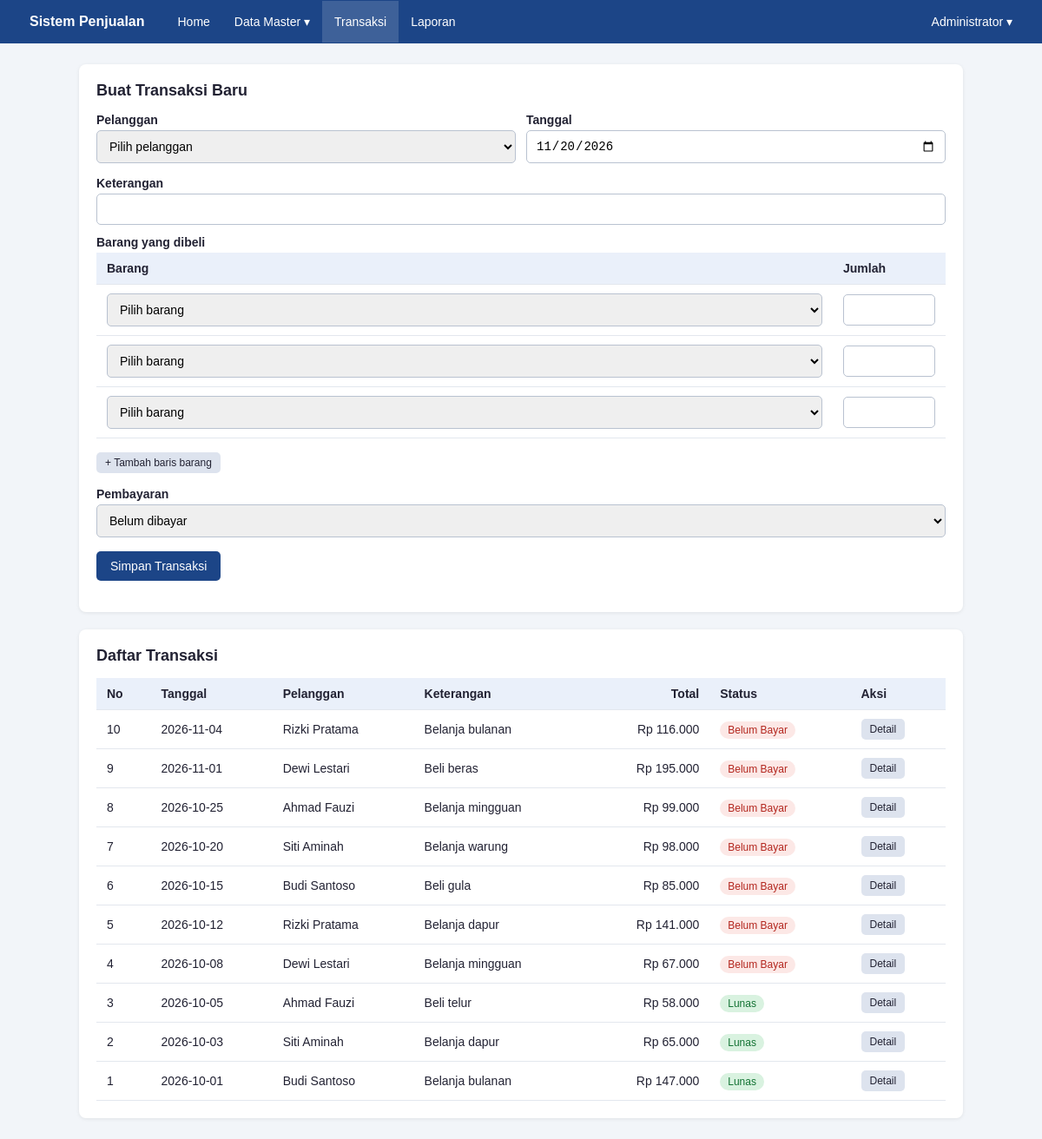
The page /transaksi.php (signed in) on the database its author committed.
### tables this page shows
CREATE TABLE transaksi (
  id INT AUTO_INCREMENT PRIMARY KEY,
  waktu_transaksi DATE,
  keterangan TEXT,
  total INT DEFAULT 0,
  pelanggan_id VARCHAR(20),
  FOREIGN KEY (pelanggan_id) REFERENCES pelanggan(id)
    ON DELETE RESTRICT ON UPDATE CASCADE
);

CREATE TABLE pelanggan (
  id VARCHAR(20) PRIMARY KEY,
  nama VARCHAR(100) NOT NULL,
  jenis_kelamin ENUM('L','P'),
  telp VARCHAR(15),
  alamat TEXT
);

### fungsi.php (called while the page is built, shortened)
<?php
function e($teks)
{
    return htmlspecialchars((string)$teks, ENT_QUOTES, 'UTF-8');
}
function rupiah($angka)
{
    return 'Rp ' . number_format((int)$angka, 0, ',', '.');
}
function status_bayar($total, $dibayar)
{
    if ((int)$total > 0 && (int)$dibayar >= (int)$total) {
        return 'Lunas';
    }
    return ((int)$dibayar > 0) ? 'Sebagian' : 'Belum Bayar';
}
function ambil_transaksi($koneksi)
{
    $sql = 'SELECT t.id, t.waktu_transaksi, t.keterangan, t.total, t.pelanggan_id,
                   p.nama AS nama_pelanggan,
                   COALESCE(b.dibayar, 0) AS dibayar
            FROM transaksi t
            LEFT JOIN pelanggan p ON p.id = t.pelanggan_id
            LEFT JOIN (SELECT transaksi_id, SUM(total) AS dibayar
                       FROM pembayaran GROUP BY transaksi_id) b ON b.transaksi_id = t.id
            ORDER BY t.waktu_transaksi DESC, t.id DESC';
    return $koneksi->query($sql)->fetch_all(MYSQLI_ASSOC);
}

### transaksi.php (the view, shortened to what this page needs)
<?php
require_once __DIR__ . '/midlewire.php';
$id            = (int)($_GET['id'] ?? ($_POST['id'] ?? 0));
$mode_detail   = $id > 0;
$daftar_metode = ['TUNAI', 'TRANSFER', 'EDC'];
if ($mode_detail) {
    $st = $koneksi->prepare(
        'SELECT t.id, t.waktu_transaksi, t.keterangan, t.total, t.pelanggan_id, p.nama AS nama_pelanggan
         FROM transaksi t
         LEFT JOIN pelanggan p ON p.id = t.pelanggan_id
         WHERE t.id = ?'
    );
    $st->bind_param('i', $id);
    $st->execute();
    $trx = $st->get_result()->fetch_assoc();
    if (!$trx) {
        set_flash('error', 'Transaksi tidak ditemukan.');
        redirect('transaksi.php');
    }
    $error = '';
    if ($_SERVER['REQUEST_METHOD'] === 'POST') {
        cek_csrf();
        $metode    = $_POST['metode'] ?? '';
        $jumlah_tx = trim($_POST['jumlah'] ?? '');
        if (!in_array($metode, $daftar_metode, true)) {
            $error = 'Pilih metode pembayaran.';
        } elseif (!ctype_digit($jumlah_tx) || (int)$jumlah_tx < 1 || strlen($jumlah_tx) > 9) {
            $error = 'Jumlah bayar harus angka bulat lebih dari 0.';
        } else {
            $jumlah = (int)$jumlah_tx;
            $koneksi->begin_transaction();
            try {
                $k = $koneksi->prepare('SELECT total FROM transaksi WHERE id = ? FOR UPDATE');
                $k->bind_param('i', $id);
                $k->execute();
                $total = (int)$k->get_result()->fetch_assoc()['total'];
                $s = $koneksi->prepare('SELECT COALESCE(SUM(total), 0) AS n FROM pembayaran WHERE transaksi_id = ?');
                $s->bind_param('i', $id);
                $s->execute();
                $sisa = $total - (int)$s->get_result()->fetch_assoc()['n'];
                if ($jumlah > $sisa) {
                    $koneksi->rollback();
                    $error = 'Jumlah bayar melebihi sisa tagihan (' . rupiah($sisa) . ').';
                } else {
                    $p = $koneksi->prepare('INSERT INTO pembayaran (waktu_bayar, total, metode, transaksi_id) VALUES (NOW(), ?, ?, ?)');
                    $p->bind_param('isi', $jumlah, $metode, $id);
                    $p->execute();
                    $koneksi->commit();
                    set_flash('sukses', 'Pembayaran ' . rupiah($jumlah) . ' berhasil dicatat.');
                    redirect('transaksi.php?id=' . $id);
                }
            } catch (mysqli_sql_exception $ex) {
                $koneksi->rollback();
                $error = 'Pembayaran gagal disimpan, silakan coba lagi.';
            }
        }
    }
    $st = $koneksi->prepare(
        'SELECT b.kode_barang, b.nama_barang, d.harga, d.qty
         FROM transaksi_detail d
         JOIN barang b ON b.id = d.barang_id
         WHERE d.transaksi_id = ?
         ORDER BY b.nama_barang'
    );
    $st->bind_param('i', $id);
    $st->execute();
    $detail = $st->get_result()->fetch_all(MYSQLI_ASSOC);
    $st = $koneksi->prepare('SELECT waktu_bayar, total, metode FROM pembayaran WHERE transaksi_id = ? ORDER BY waktu_bayar, id');
    $st->bind_param('i', $id);
    $st->execute();
    $bayar = $st->get_result()->fetch_all(MYSQLI_ASSOC);
    $dibayar = array_sum(array_column($bayar, 'total'));
    $sisa    = (int)$trx['total'] - (int)$dibayar;
    $sb      = status_bayar($trx['total'], $dibayar);
    $judul = 'Detail Transaksi #' . $trx['id'];
} else {
    $baris_awal = 3;
    $error = [];
    $lama = ['pelanggan_id' => '', 'tanggal' => date('Y-m-d'), 'keterangan' => '', 'metode' => '', 'item' => []];
    while (count($lama['item']) < $baris_awal) {
        $lama['item'][] = ['barang_id' => 0, 'qty' => ''];
    }
    $daftar = ambil_transaksi($koneksi);
}
require 'header.php';
if ($mode_detail):
?>
<div class="kartu">
    <div class="atas-tabel">
        <h1>Transaksi #<?= (int)$trx['id'] ?></h1>
        <a href="transaksi.php" class="btn">Kembali</a>
    </div>
    <p>
        Tanggal: <strong><?= e($trx['waktu_transaksi']) ?></strong><br>
        Pelanggan: <strong><?= e($trx['pelanggan_id']) ?> - <?= e($trx['nama_pelanggan']) ?></strong><br>
        Keterangan: <?= e($trx['keterangan']) ?><br>
        Status: <span class="badge badge-<?= e(str_replace(' ', '', $sb)) ?>"><?= e($sb) ?></span>
    </p>
    <div class="bungkus-tabel">
    <table>
        <tr><th>Kode</th><th>Nama Barang</th><th class="teks-kanan">Harga</th><th class="teks-kanan">Qty</th><th class="teks-kanan">Subtotal</th></tr>
        <?php foreach ($detail as $r): ?>
        <tr>
            <td><?= e($r['kode_barang']) ?></td>
            <td><?= e($r['nama_barang']) ?></td>
            <td class="teks-kanan"><?= e(rupiah($r['harga'])) ?></td>
            <td class="teks-kanan"><?= (int)$r['qty'] ?></td>
            <td class="teks-kanan"><?= e(rupiah($r['harga'] * $r['qty'])) ?></td>
        </tr>
        <?php endforeach; ?>
        <tr><th colspan="4" class="teks-kanan">Total</th><th class="teks-kanan"><?= e(rupiah($trx['total'])) ?></th></tr>
    </table>
    </div>
</div>
<div class="kartu">
    <h2>Pembayaran</h2>
    <div class="bungkus-tabel">
    <table>
        <tr><th>Waktu Bayar</th><th>Metode</th><th class="teks-kanan">Jumlah</th></tr>
        <?php if (!$bayar): ?>
            <tr><td colspan="3" class="kosong">Belum ada pembayaran.</td></tr>
        <?php endif; ?>
        <?php foreach ($bayar as $r): ?>
        <tr>
            <td><?= e($r['waktu_bayar']) ?></td>
            <td><?= e($r['metode']) ?></td>
            <td class="teks-kanan"><?= e(rupiah($r['total'])) ?></td>
        </tr>
        <?php endforeach; ?>
        <tr><th colspan="2" class="teks-kanan">Sudah dibayar</th><th class="teks-kanan"><?= e(rupiah($dibayar)) ?></th></tr>
        <tr><th colspan="2" class="teks-kanan">Sisa tagihan</th><th class="teks-kanan"><?= e(rupiah($sisa)) ?></th></tr>
    </table>
    </div>
    <?php if ($sisa > 0): ?>
    <h2 style="margin-top:20px">Tambah Pembayaran</h2>
    <?php if ($error !== ''): ?>
        <div class="alert alert-error"><?= e($error) ?></div>
    <?php endif; ?>
    <form action="" method="post" style="max-width:420px">
        <?= csrf_input() ?>
        <input type="hidden" name="id" value="<?= (int)$trx['id'] ?>">
        <label for="metode">Metode</label>
        <select id="metode" name="metode">
            <?php foreach ($daftar_metode as $m): ?>
                <option value="<?= e($m) ?>"><?= e($m) ?></option>
            <?php endforeach; ?>
        </select>
        <label for="jumlah">Jumlah Bayar (Rp)</label>
        <input type="number" id="jumlah" name="jumlah" min="1" max="<?= (int)$sisa ?>" step="1" value="<?= (int)$sisa ?>">
        <p><button type="submit" class="btn btn-hijau">Simpan Pembayaran</button></p>
    </form>
    <?php endif; ?>
</div>
<?php else: ?>
<div class="kartu">
    <h2>Buat Transaksi Baru</h2>
    <form action="" method="post">
        <div class="baris-filter">
            <div>
                <label for="pelanggan_id">Pelanggan</label>
                <select id="pelanggan_id" name="pelanggan_id">
                    <option value="">Pilih pelanggan</option>
                </select>
            </div>
            <div>
                <label for="tanggal">Tanggal</label>
                <input type="date" id="tanggal" name="tanggal" value="<?= e($lama['tanggal']) ?>">
            </div>
        </div>
        <label for="keterangan">Keterangan</label>
        <input type="text" id="keterangan" name="keterangan" maxlength="500" value="<?= e($lama['keterangan']) ?>">
        <label>Barang yang dibeli</label>
        <div class="bungkus-tabel">
        <table id="tabel-item">
            <tr><th>Barang</th><th style="width:130px">Jumlah</th></tr>
            <?php foreach ($lama['item'] as $it): ?>
            <tr>
                <td>
                    <select name="barang_id[]">
                        <option value="0">Pilih barang</option>
                    </select>
                </td>
                <td><input type="number" name="qty[]" min="1" step="1" value="<?= e($it['qty']) ?>"></td>
            </tr>
            <?php endforeach; ?>
        </table>
        </div>
        <p><button type="button" class="btn btn-kecil" id="tambah-baris">+ Tambah baris barang</button></p>
        <label for="metode">Pembayaran</label>
        <select id="metode" name="metode">
            <option value="">Belum dibayar</option>
        </select>
        <p><button type="submit" class="btn btn-utama">Simpan Transaksi</button></p>
    </form>
</div>
<div class="kartu">
    <h2>Daftar Transaksi</h2>
    <div class="bungkus-tabel">
    <table>
        <tr><th>No</th><th>Tanggal</th><th>Pelanggan</th><th>Keterangan</th><th class="teks-kanan">Total</th><th>Status</th><th>Aksi</th></tr>
        <?php foreach ($daftar as $r): $sb = status_bayar($r['total'], $r['dibayar']); ?>
        <tr>
            <td><?= (int)$r['id'] ?></td>
            <td><?= e($r['waktu_transaksi']) ?></td>
            <td><?= e($r['nama_pelanggan']) ?></td>
            <td><?= e($r['keterangan']) ?></td>
            <td class="teks-kanan"><?= e(rupiah($r['total'])) ?></td>
            <td><span class="badge badge-<?= e(str_replace(' ', '', $sb)) ?>"><?= e($sb) ?></span></td>
            <td class="aksi"><a href="transaksi.php?id=<?= (int)$r['id'] ?>" class="btn btn-kecil">Detail</a></td>
        </tr>
        <?php endforeach; ?>
    </table>
    </div>
</div>
<?php endif; ?>
<?php require 'footer.php'; ?>

### style.css (style rules this page uses)
* { box-sizing: border-box; }
body { margin: 0; font-family: Arial, Helvetica, sans-serif; background: #f2f5f9; color: #223; }
a { color: #1a5fb4; }
.kartu { background: #fff; border-radius: 8px; padding: 20px; box-shadow: 0 1px 4px rgba(0,0,0,.08); margin-bottom: 20px; }
h2 { font-size: 18px; margin-top: 0; }
.bungkus-tabel { overflow-x: auto; }
table { width: 100%; border-collapse: collapse; background: #fff; }
th, td { padding: 10px 12px; border-bottom: 1px solid #e3e7ee; text-align: left; font-size: 14px; }
th { background: #eaf0fa; }
.teks-kanan { text-align: right; }
label { display: block; margin: 12px 0 4px; font-weight: bold; font-size: 14px; }
input[type=text], input[type=password], input[type=date], input[type=number], textarea, select { width: 100%; padding: 9px 10px; border: 1px solid #b9c2d0; border-radius: 5px; font-size: 14px; }
.baris-filter { display: flex; flex-wrap: wrap; gap: 12px; align-items: flex-end; }
.baris-filter > div { flex: 1; min-width: 160px; }
.baris-filter label { margin-top: 0; }
.btn { display: inline-block; padding: 9px 16px; border: 0; border-radius: 5px; cursor: pointer; font-size: 14px; text-decoration: none; background: #dde3ee; color: #223; }
.btn-utama { background: #1c4587; color: #fff; }
.btn-kecil { padding: 5px 10px; font-size: 12px; }
.aksi { white-space: nowrap; }
.badge { padding: 3px 9px; border-radius: 10px; font-size: 12px; background: #e3e7ee; }
.badge-BelumBayar { background: #fce8e6; color: #b3261e; }
.badge-Lunas { background: #d9f2e0; color: #137333; }

### rows shown on the page
transaksi: id "10", waktu_transaksi "2026-11-04", pelanggan.nama "Rizki Pratama", keterangan "Belanja bulanan", total "Rp 116.000", sb "Belum Bayar"
transaksi: id "9", waktu_transaksi "2026-11-01", pelanggan.nama "Dewi Lestari", keterangan "Beli beras", total "Rp 195.000", sb "Belum Bayar"
transaksi: id "8", waktu_transaksi "2026-10-25", pelanggan.nama "Ahmad Fauzi", keterangan "Belanja mingguan", total "Rp 99.000", sb "Belum Bayar"
transaksi: id "7", waktu_transaksi "2026-10-20", pelanggan.nama "Siti Aminah", keterangan "Belanja warung", total "Rp 98.000", sb "Belum Bayar"
transaksi: id "6", waktu_transaksi "2026-10-15", pelanggan.nama "Budi Santoso", keterangan "Beli gula", total "Rp 85.000", sb "Belum Bayar"
transaksi: id "5", waktu_transaksi "2026-10-12", pelanggan.nama "Rizki Pratama", keterangan "Belanja dapur", total "Rp 141.000", sb "Belum Bayar"
transaksi: id "4", waktu_transaksi "2026-10-08", pelanggan.nama "Dewi Lestari", keterangan "Belanja mingguan", total "Rp 67.000", sb "Belum Bayar"
transaksi: id "3", waktu_transaksi "2026-10-05", pelanggan.nama "Ahmad Fauzi", keterangan "Beli telur", total "Rp 58.000", sb "Lunas"
transaksi: id "2", waktu_transaksi "2026-10-03", pelanggan.nama "Siti Aminah", keterangan "Belanja dapur", total "Rp 65.000", sb "Lunas"
transaksi: id "1", waktu_transaksi "2026-10-01", pelanggan.nama "Budi Santoso", keterangan "Belanja bulanan", total "Rp 147.000", sb "Lunas"

### other values the page prints
$_SESSION['nama'] "Administrator"
